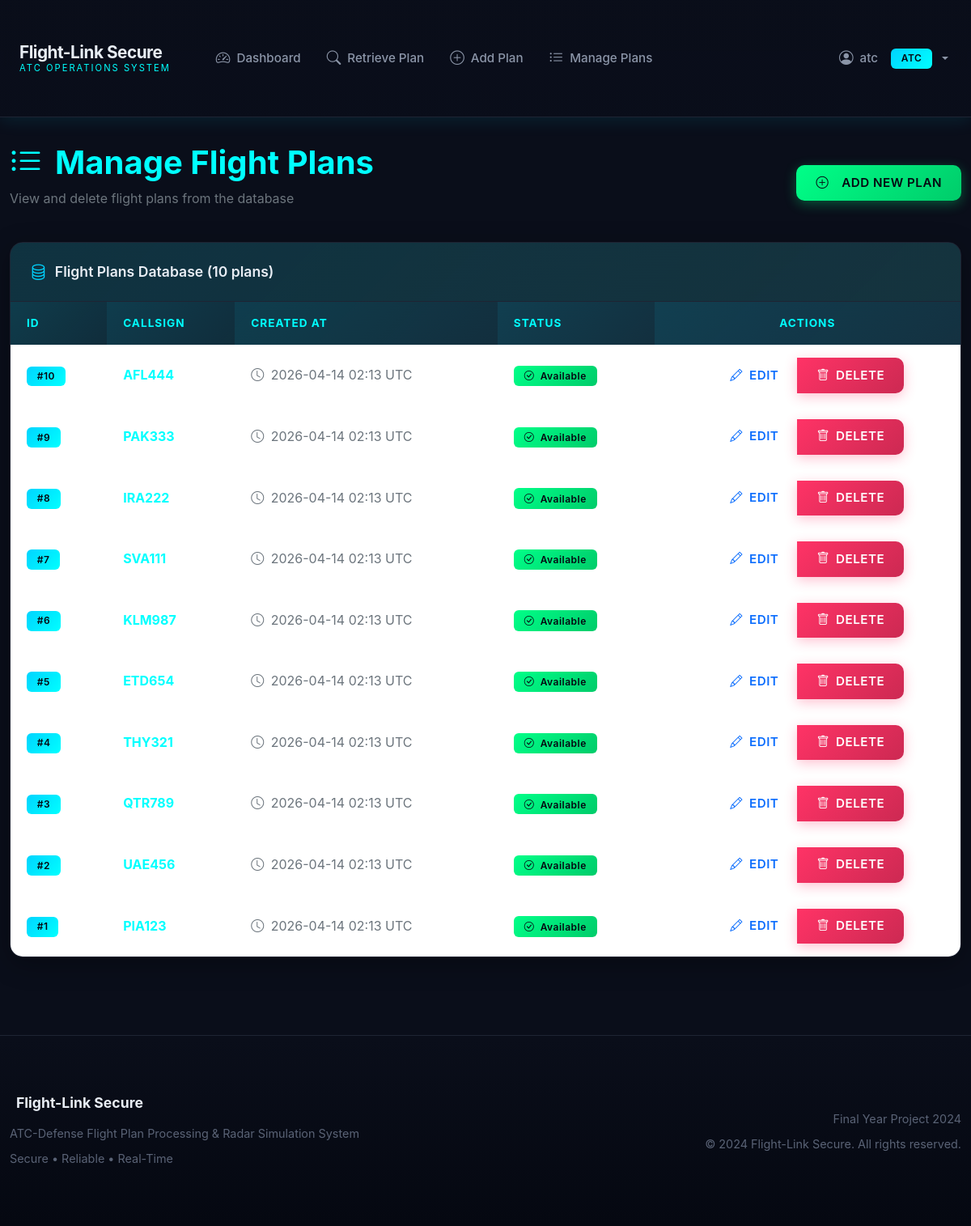
The page /atc/manage-flight-plans (signed in) on the database as committed earlier.
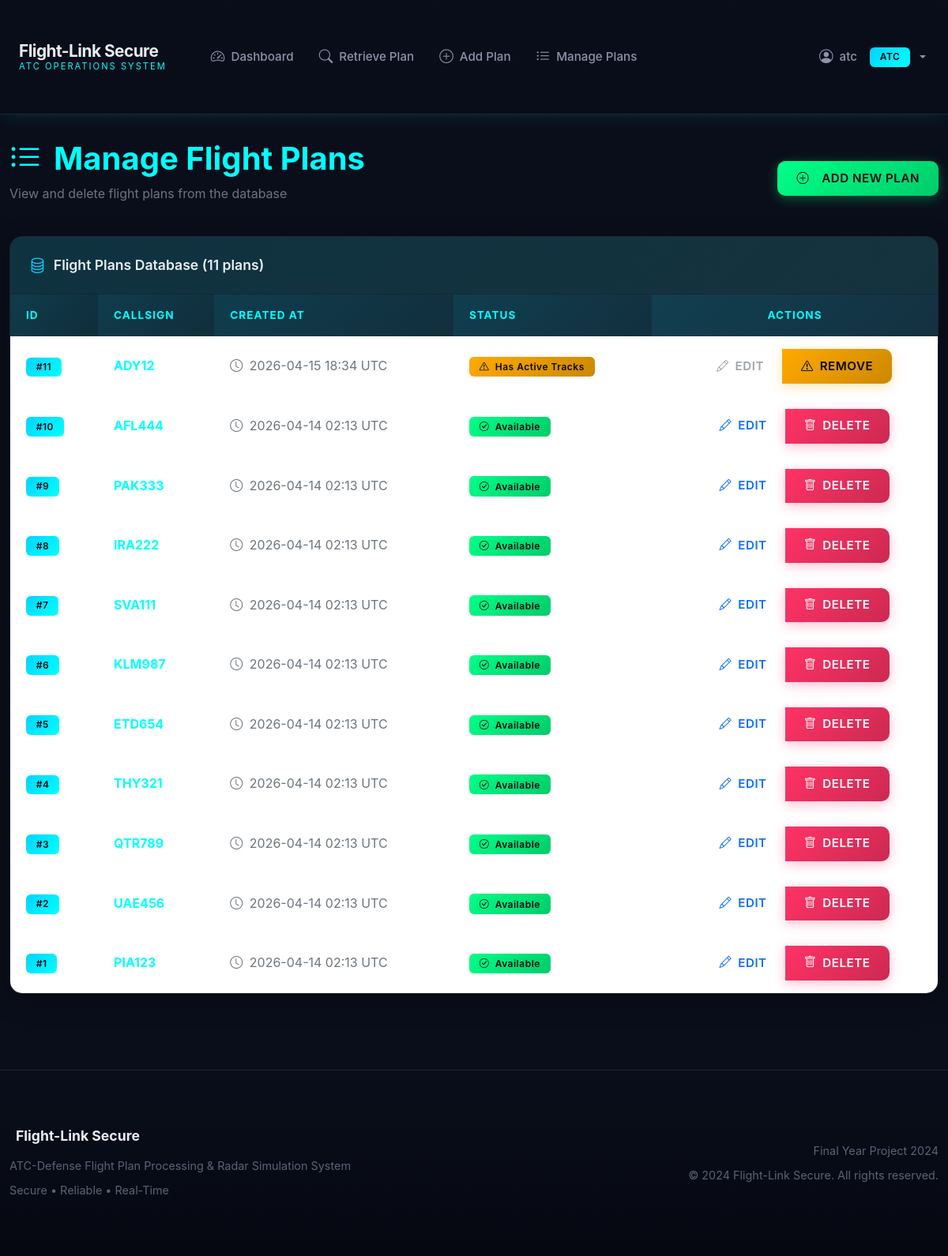
The same page on the database as committed later.
### app/models/__init__.py (models this page shows, shortened)
class FlightPlan(db.Model):
    __tablename__ = 'flight_plans'
    id = db.Column(db.Integer, primary_key=True)
    callsign = db.Column(db.String(20), unique=True, nullable=False, index=True)
    raw_flight_plan = db.Column(db.Text, nullable=False)
    created_at = db.Column(db.DateTime, default=datetime.utcnow)
    track_data = db.relationship('TrackData', backref='flight_plan', lazy=True, cascade='all, delete-orphan')

### app/routes/atc.py (the view)
@bp.route('/atc/manage-flight-plans')
@login_required
@atc_required
def atc_manage_flight_plans():
    ctx = atc_service.get_manage_flight_plans_context()
    return render_template('atc/manage_flight_plans.html', **ctx)

### app/models/__init__.py (called while the page is built)
    @property
    def is_authenticated(self):
        return True

    def is_admin(self):
        return self.role == 'admin'

    def is_atc(self):
        return self.role == 'atc'

### app/services/atc_service.py (called while the page is built)
def get_manage_flight_plans_context():
    flight_plans = FlightPlan.query.order_by(FlightPlan.created_at.desc()).all()
    plans_with_tracks = {}
    for plan in flight_plans:
        active_tracks = TrackData.query.filter_by(
            flight_plan_id=plan.id,
            status='active'
        ).count()
        plans_with_tracks[plan.id] = active_tracks > 0
    return {'flight_plans': flight_plans, 'plans_with_tracks': plans_with_tracks}

### templates/atc/manage_flight_plans.html (shortened to what the changed rows need)
{% extends "base.html" %}
{% block content %}
<div class="container-fluid">
    <div class="row mb-4">
        <div class="col-12">
            <div class="d-flex justify-content-between align-items-center">
                <div>
                    <h1 class="text-radar-cyan fw-bold">
                        <i class="bi bi-list-ul me-3"></i>Manage Flight Plans
                    </h1>
                </div>
            </div>
        </div>
    </div>
    {% if flight_plans %}
    <div class="row">
        <div class="col-12">
            <div class="card">
                <div class="card-header">
                    <i class="bi bi-database"></i>
                    Flight Plans Database ({{ flight_plans|length }} plans)
                </div>
                <div class="card-body p-0">
                    <div class="table-responsive">
                        <table class="table table-hover mb-0">
                            <thead>
                                <tr>
                                    <th>ID</th>
                                    <th>Callsign</th>
                                    <th>Created At</th>
                                    <th>Status</th>
                                    <th class="text-center">Actions</th>
                                </tr>
                            </thead>
                            <tbody>
                                {% for plan in flight_plans %}
                                <tr style="cursor: pointer;" onclick="openViewModal({{ plan.id }})" title="Click to view flight plan details">
                                    <td>
                                        <span class="badge badge-primary">#{{ plan.id }}</span>
                                    </td>
                                    <td>
                                        <strong class="text-radar-cyan">{{ plan.callsign }}</strong>
                                    </td>
                                    <td class="text-secondary">
                                        <i class="bi bi-clock me-1"></i>
                                        {{ plan.created_at.strftime('%Y-%m-%d %H:%M UTC') }}
                                    </td>
                                    <td>
                                        {% if plans_with_tracks.get(plan.id) %}
                                            <span class="badge badge-warning">
                                                <i class="bi bi-exclamation-triangle me-1"></i>
                                                Has Active Tracks
                                            </span>
                                        {% else %}
                                            <span class="badge badge-success">
                                                <i class="bi bi-check-circle me-1"></i>
                                                Available
                                            </span>
                                        {% endif %}
                                    </td>
                                    <td class="text-center" onclick="event.stopPropagation()">
                                        <div class="btn-group btn-group-sm" role="group">
                                            {% if plans_with_tracks.get(plan.id) %}
                                            <button type="button"
                                                    class="btn btn-outline-secondary"
                                                    disabled
                                                    title="Deactivate active tracks before editing the plan text">
                                                <i class="bi bi-pencil"></i>
                                                Edit
                                            </button>
                                            {% else %}
                                            <a href="{{ url_for('atc.atc_edit_flight_plan', plan_id=plan.id) }}"
                                               class="btn btn-outline-primary"
                                               title="Edit stored ICAO flight plan">
                                                <i class="bi bi-pencil"></i>
                                                Edit
                                            </a>
                                            {% endif %}
                                            {% if not plans_with_tracks.get(plan.id) %}
                                            <button type="button"
                                                    class="btn btn-danger"
                                                    data-bs-toggle="modal"
                                                    data-bs-target="#deleteModal{{ plan.id }}">
                                                <i class="bi bi-trash"></i>
                                                Delete
                                            </button>
                                            {% else %}
                                            <button type="button"
                                                    class="btn btn-warning"
                                                    data-bs-toggle="modal"
                                                    data-bs-target="#deleteModal{{ plan.id }}"
                                                    title="Has active tracks - termination required">
                                                <i class="bi bi-exclamation-triangle"></i>
                                                Remove
                                            </button>
                                            {% endif %}
                                        </div>
                                    </td>
                                </tr>
                                {% endfor %}
                            </tbody>
                        </table>
                    </div>
                </div>
            </div>
        </div>
    </div>
    {% endif %}
</div>
{% endblock %}

Rows that differ between the two databases and show on the page:
added FlightPlan: id "11", callsign "ADY12", created_at "2026-04-15 18:34 UTC", shows "Has Active Tracks", shows "EDIT"
Other text that changed with them:
{{ flight_plans|length }}: "10" → "11"
